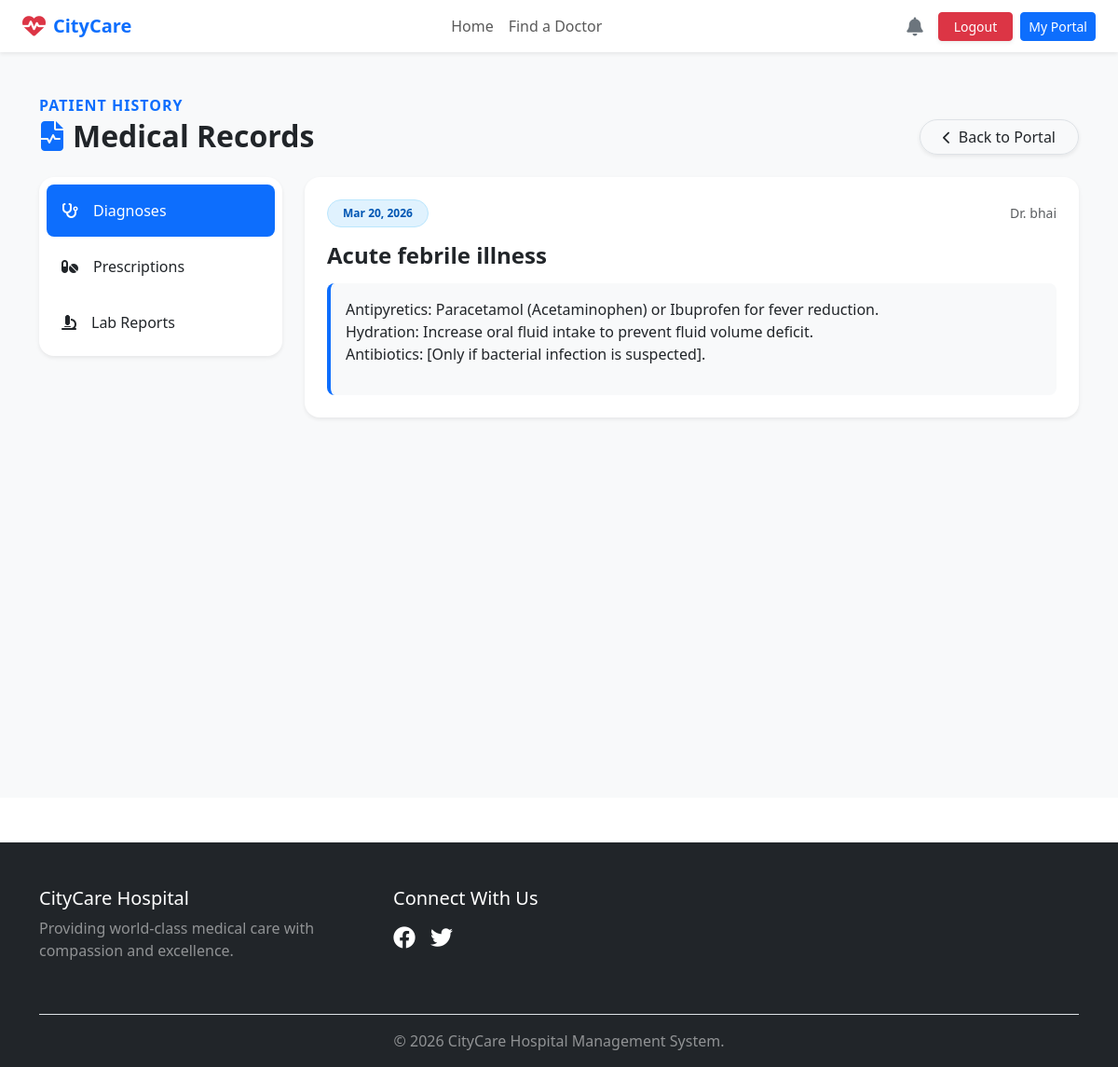
/patients/my-records/ (signed in), run on the app's committed database.
### medical_records/models.py (models this page shows, shortened)
class MedicalRecord(models.Model):
    patient = models.ForeignKey(Patient, on_delete=models.CASCADE, related_name='medical_records')
    doctor = models.ForeignKey(Doctor, on_delete=models.SET_NULL, null=True)
    diagnosis = models.CharField(max_length=255)
    treatment_notes = models.TextField()
    date_recorded = models.DateTimeField(auto_now_add=True)

### doctors/models.py (models this page shows, shortened)
class Doctor(models.Model):
    objects = None
    user = models.OneToOneField(settings.AUTH_USER_MODEL, on_delete=models.CASCADE)
    department = models.ForeignKey(Department, on_delete=models.SET_NULL, null=True, related_name='doctors')
    specialization = models.CharField(max_length=150)
    profile_picture = models.ImageField(upload_to='profile_pics/doctors/', null=True, blank=True)
    available_days = models.CharField(max_length=100, help_text="e.g., Mon, Wed, Fri")

### accounts/models.py (models this page shows, shortened)
class CustomUser(AbstractUser):
    is_admin = models.BooleanField(default=False)
    is_doctor = models.BooleanField(default=False)
    is_patient = models.BooleanField(default=False)

### patients/views.py (the view)
# urls.py: path('my-records/', views.my_records, name='my_records'),
@login_required
def my_records(request):
    try:
        patient = Patient.objects.get(user=request.user)
    except Patient.DoesNotExist:
        messages.warning(request, "No patient profile found for this account.")
        return render(request, 'patients/my_records.html', {
            'records': [],
            'prescriptions': [],
            'lab_reports': []
        })
    context = {
        'records': MedicalRecord.objects.filter(patient=patient).order_by('-date_recorded'),
        'prescriptions': Prescription.objects.filter(patient=patient).order_by('-date_issued'),
        'lab_reports': LabReport.objects.filter(patient=patient).order_by('-generated_on'),
    }
    return render(request, 'patients/my_records.html', context)

### dashboard/context_processors.py (called while the page is built)
def user_notifications(request):
    if request.user.is_authenticated:
        unread_notifications = Notification.objects.filter(user=request.user, is_read=False).order_by('-created_at')
        return {
            'notifications': unread_notifications,
            'unread_count': unread_notifications.count()
        }
    return {'notifications': [], 'unread_count': 0}

### templates/patients/my_records.html (shortened to what this page needs)
{% extends 'base.html' %}
{% block content %}
<div class="container-fluid py-5 bg-light" style="min-height: 100vh;">
    <div class="container">
        <div class="d-flex justify-content-between align-items-end mb-4">
            <div>
                <h6 class="text-primary fw-bold text-uppercase mb-1" style="letter-spacing: 1px;">Patient History</h6>
                <h2 class="fw-bold text-dark m-0"><i class="fas fa-file-medical-alt me-2 text-primary"></i>Medical Records</h2>
            </div>
            <a href="{% url 'patient_dashboard' %}" class="btn btn-white shadow-sm rounded-pill px-4 border">
                <i class="fas fa-chevron-left me-2 small"></i>Back to Portal
            </a>
        </div>
        <div class="row g-4">
            <div class="col-lg-3">
                <div class="card border-0 shadow-sm rounded-4 overflow-hidden">
                    <div class="list-group list-group-flush p-2" id="recordsTab" role="tablist">
                        <button class="list-group-item list-group-item-action active border-0 rounded-3 py-3 mb-1" data-bs-toggle="tab" data-bs-target="#diagnosis" type="button">
                            <i class="fas fa-stethoscope me-3"></i>Diagnoses
                        </button>
                        <button class="list-group-item list-group-item-action border-0 rounded-3 py-3 mb-1" data-bs-toggle="tab" data-bs-target="#prescriptions" type="button">
                            <i class="fas fa-pills me-3"></i>Prescriptions
                        </button>
                        <button class="list-group-item list-group-item-action border-0 rounded-3 py-3" data-bs-toggle="tab" data-bs-target="#labs" type="button">
                            <i class="fas fa-microscope me-3"></i>Lab Reports
                        </button>
                    </div>
                </div>
            </div>
            <div class="col-lg-9">
                <div class="tab-content" id="recordsTabContent">
                    <div class="tab-pane fade show active" id="diagnosis" role="tabpanel">
                        {% for record in records %}
                        <div class="card border-0 shadow-sm rounded-4 mb-3 hover-elevate overflow-hidden">
                            <div class="card-body p-4">
                                <div class="d-flex justify-content-between align-items-center mb-3">
                                    <span class="badge bg-primary-soft text-primary px-3 py-2 rounded-pill">
                                        {{ record.date_recorded|date:"M d, Y" }}
                                    </span>
                                    <small class="text-muted">Dr. {{ record.doctor.user.last_name }}</small>
                                </div>
                                <h4 class="fw-bold text-dark">{{ record.diagnosis }}</h4>
                                <div class="mt-3 p-3 rounded-3 bg-light border-start border-4 border-primary">
                                    <p class="mb-0 text-secondary">{{ record.treatment_notes|linebreaks }}</p>
                                </div>
                            </div>
                        </div>
                        {% empty %}
                        <div class="bg-white rounded-4 p-5 text-center shadow-sm">
                            <i class="fas fa-comment-slash fa-3x text-light mb-3"></i>
                            <p class="text-muted mb-0">No diagnosis records found.</p>
                        </div>
                        {% endfor %}
                    </div>
                </div>
            </div>
        </div>
    </div>
</div>
{% endblock %}

### static/css/style.css (style rules this page uses)
.bg-primary-soft { background-color: #e0f2fe !important; color: #0056b3 !important; border: 1px solid #bae6fd; }

### data on the page
MedicalRecord: date_recorded "Mar 20, 2026", doctor.user.last_name "bhai", diagnosis "Acute febrile illness", treatment_notes "Antipyretics: Paracetamol (Acetaminophen) or Ibuprofen for fever reduction. Hydration: Increase oral fluid intake to prevent fluid volume deficit. Antibiotics: [Only if bacterial infection is suspected]."
